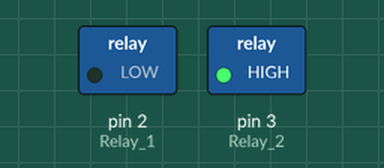
A sketch run on a simulated Arduino Uno, built with avr-gcc and run on an emulated ATmega328P. Parts: switched loads named in the sketch (green lamp = pin HIGH).

Above: at 4.5 s.
At 7.0 s:
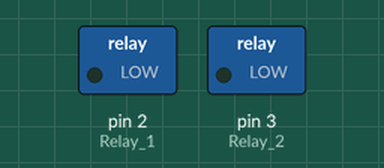
At 9.5 s:
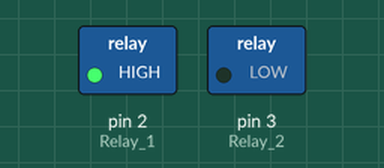
At 12.0 s:
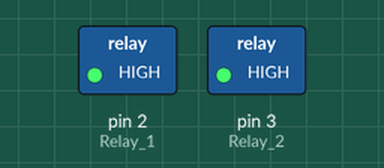
Timing chart, 0 to 17.0 s (numbered marks = the images above):
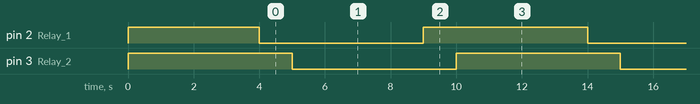

Measured:
- by itself, pin 2 (Relay_1), pin 3 (Relay_2): alternates HIGH for 5.0 s and LOW for 5.0 s
- by itself, everything shown: repeats every 10.0 s, in 4 steps

The sketch:

RelayOn_OffSwitch_NotTested_.ino
```cpp
/* YourDuino Example: Relay Control 1.10
  Handles "Relay is active-low" to assure
  no relay activation from reset until
  application is ready.
   terry@yourduino.com */

/*-----( Import needed libraries )-----*/
/*-----( Declare Constants )-----*/
#define RELAY_ON 0
#define RELAY_OFF 1
/*-----( Declare objects )-----*/
/*-----( Declare Variables )-----*/
#define Relay_1  2  // Arduino Digital I/O pin number
#define Relay_2  3


void setup()   /****** SETUP: RUNS ONCE ******/
{
//-------( Initialize Pins so relays are inactive at reset)----
  digitalWrite(Relay_1, RELAY_OFF);
  digitalWrite(Relay_2, RELAY_OFF);

//---( THEN set pins as outputs )----
  pinMode(Relay_1, OUTPUT);
  pinMode(Relay_2, OUTPUT);
  delay(4000); //Check that all relays are inactive at Reset

}//--(end setup )---


void loop()   /****** LOOP: RUNS CONSTANTLY ******/
{
//---( Turn all 4 relays ON in sequence)---
  digitalWrite(Relay_1, RELAY_ON);// set the Relay ON
  delay(1000);              // wait for a second
  digitalWrite(Relay_2, RELAY_ON);// set the Relay ON
  delay(4000);              // wait for a second

//---( Turn all 4 relays OFF in sequence)---
  digitalWrite(Relay_1, RELAY_OFF);// set the Relay OFF
  delay(1000);              // wait for a second
  digitalWrite(Relay_2, RELAY_OFF);// set the Relay OFF
  delay(4000);              // wait for a second

}//--(end main loop )---


//*********( THE END )***********
```
